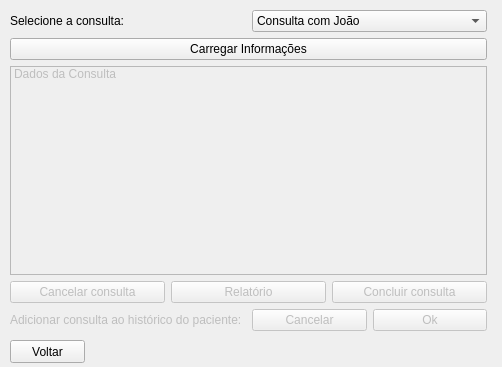
<?xml version="1.0" encoding="UTF-8"?>
<ui version="4.0">
 <class>consultasMarcadas</class>
 <widget class="QWidget" name="consultasMarcadas">
  <property name="geometry">
   <rect>
    <x>0</x>
    <y>0</y>
    <width>502</width>
    <height>367</height>
   </rect>
  </property>
  <property name="windowTitle">
   <string>Consultas Marcadas</string>
  </property>
  <widget class="QWidget" name="layoutWidget">
   <property name="geometry">
    <rect>
     <x>10</x>
     <y>10</y>
     <width>477</width>
     <height>321</height>
    </rect>
   </property>
   <layout class="QVBoxLayout" name="verticalLayout_4">
    <item>
     <layout class="QVBoxLayout" name="verticalLayout">
      <item>
       <layout class="QHBoxLayout" name="horizontalLayout">
        <item>
         <widget class="QLabel" name="label">
          <property name="text">
           <string>Selecione a consulta:</string>
          </property>
         </widget>
        </item>
        <item>
         <widget class="QComboBox" name="comboBox">
          <item>
           <property name="text">
            <string>Consulta com João</string>
           </property>
          </item>
         </widget>
        </item>
       </layout>
      </item>
      <item>
       <widget class="QPushButton" name="pushButton">
        <property name="text">
         <string>Carregar Informações</string>
        </property>
       </widget>
      </item>
     </layout>
    </item>
    <item>
     <layout class="QVBoxLayout" name="verticalLayout_3">
      <item>
       <widget class="QListWidget" name="listWidget">
        <property name="enabled">
         <bool>false</bool>
        </property>
        <item>
         <property name="text">
          <string>Dados da Consulta</string>
         </property>
        </item>
       </widget>
      </item>
      <item>
       <layout class="QVBoxLayout" name="verticalLayout_2">
        <item>
         <layout class="QHBoxLayout" name="horizontalLayout_2">
          <item>
           <widget class="QPushButton" name="pushButton_4">
            <property name="enabled">
             <bool>false</bool>
            </property>
            <property name="text">
             <string>Cancelar consulta</string>
            </property>
           </widget>
          </item>
          <item>
           <widget class="QPushButton" name="pushButton_3">
            <property name="enabled">
             <bool>false</bool>
            </property>
            <property name="text">
             <string>Relatório</string>
            </property>
           </widget>
          </item>
          <item>
           <widget class="QPushButton" name="pushButton_2">
            <property name="enabled">
             <bool>false</bool>
            </property>
            <property name="text">
             <string>Concluir consulta</string>
            </property>
           </widget>
          </item>
         </layout>
        </item>
        <item>
         <layout class="QHBoxLayout" name="horizontalLayout_4">
          <item>
           <widget class="QLabel" name="label_2">
            <property name="enabled">
             <bool>false</bool>
            </property>
            <property name="text">
             <string>Adicionar consulta ao histórico do paciente:</string>
            </property>
           </widget>
          </item>
          <item>
           <layout class="QHBoxLayout" name="horizontalLayout_3">
            <item>
             <widget class="QPushButton" name="pushButton_6">
              <property name="enabled">
               <bool>false</bool>
              </property>
              <property name="text">
               <string>Cancelar</string>
              </property>
             </widget>
            </item>
            <item>
             <widget class="QPushButton" name="pushButton_5">
              <property name="enabled">
               <bool>false</bool>
              </property>
              <property name="text">
               <string>Ok</string>
              </property>
             </widget>
            </item>
           </layout>
          </item>
         </layout>
        </item>
       </layout>
      </item>
     </layout>
    </item>
   </layout>
  </widget>
  <widget class="QPushButton" name="voltarButton">
   <property name="geometry">
    <rect>
     <x>10</x>
     <y>340</y>
     <width>75</width>
     <height>23</height>
    </rect>
   </property>
   <property name="text">
    <string>Voltar</string>
   </property>
  </widget>
 </widget>
 <resources/>
 <connections/>
</ui>
